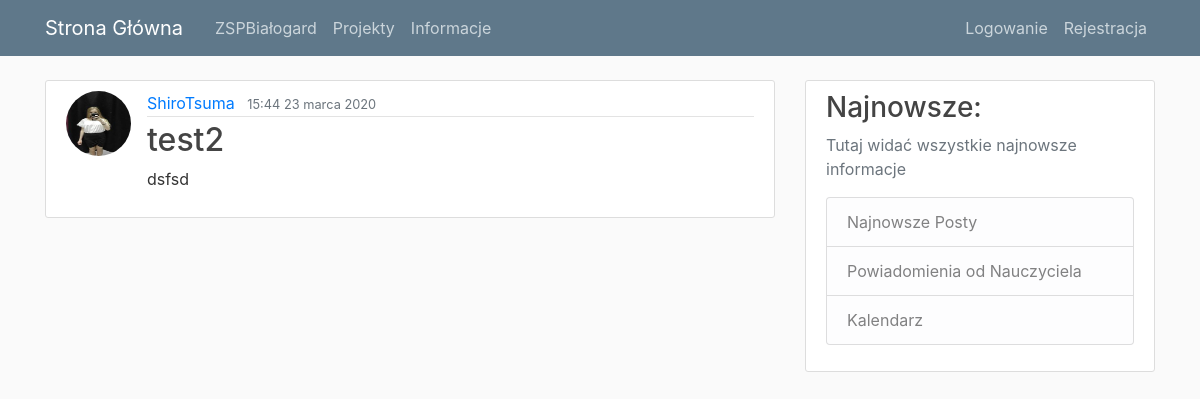
The app's page /post/2/ with its own data.
### mainpage/models.py (models this page shows, shortened)
class Post(models.Model):
    title = models.CharField(max_length=100)
    content = models.TextField()
    date_posted = models.DateTimeField(default=timezone.now)
    author = models.ForeignKey(User, on_delete=models.CASCADE)

### users/models.py (models this page shows, shortened)
class Profile(models.Model):
    user = models.OneToOneField(User, on_delete=models.CASCADE)
    image = models.ImageField(default='default.jpg', upload_to='profile_pics')

### mainpage/views.py (the view)
# urls.py: path('post/<int:pk>/', PostDetailView.as_view(), name='post-detail'),
class PostDetailView(DetailView):
    model = Post

### mainpage/templates/mainpage/post_detail.html (shortened to what this page needs)
{% extends "mainpage/base.html" %}
{% block content %}
  <article class="media content-section">
    <img class="rounded-circle article-img" src="{{ object.author.profile.image.url }}">
    <div class="media-body">
      <div class="article-metadata">
        <a class="mr-2" href="{% url 'user-posts' object.author.username %}">{{ object.author }}</a>
        <small class="text-muted">{{ object.date_posted|date:"G:i d E Y" }}</small>
      </div>
      <h2 class="article-title">{{ object.title }}</h2>
      <p class="article-content">{{ object.content }}</p>
    </div>
  </article>
{% endblock content %}

### mainpage/static/mainpage/main.css (style rules this page uses)
body { background: #fafafa; color: #333333; margin-top: 5rem; }
h1, h2, h3, h4, h5, h6 { color: #444444; }
.content-section { background: #ffffff; padding: 10px 20px; border: 1px solid #dddddd; border-radius: 3px; margin-bottom: 20px; }
.article-title { color: #444444; }
.article-content { white-space: pre-line; }
.article-img { height: 65px; width: 65px; margin-right: 16px; }
.article-metadata { padding-bottom: 1px; margin-bottom: 4px; border-bottom: 1px solid #e3e3e3 }

### records on screen
Post: author.profile.image (picture), author "ShiroTsuma", date_posted "15:44 23 marca 2020", title "test2", content "dsfsd"
